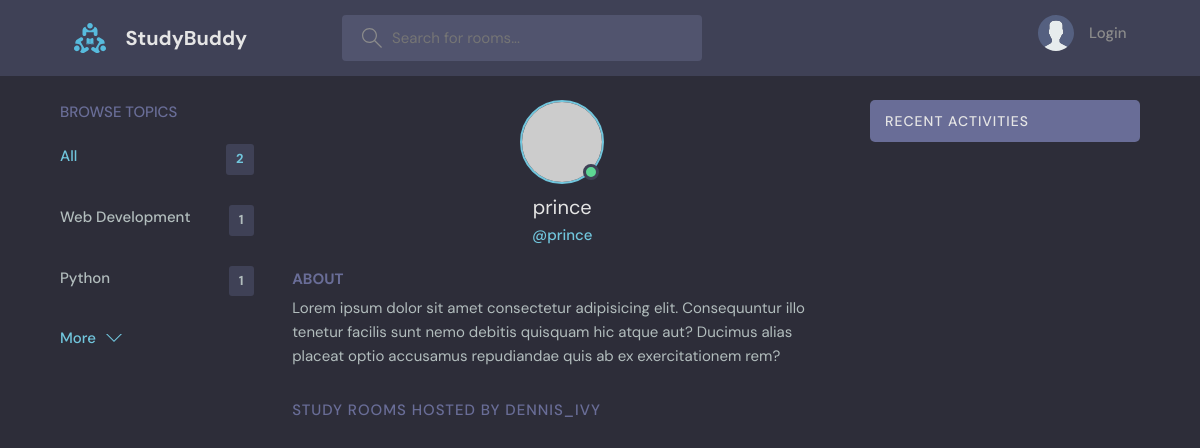
Before: /profile/3/ with the older database file.
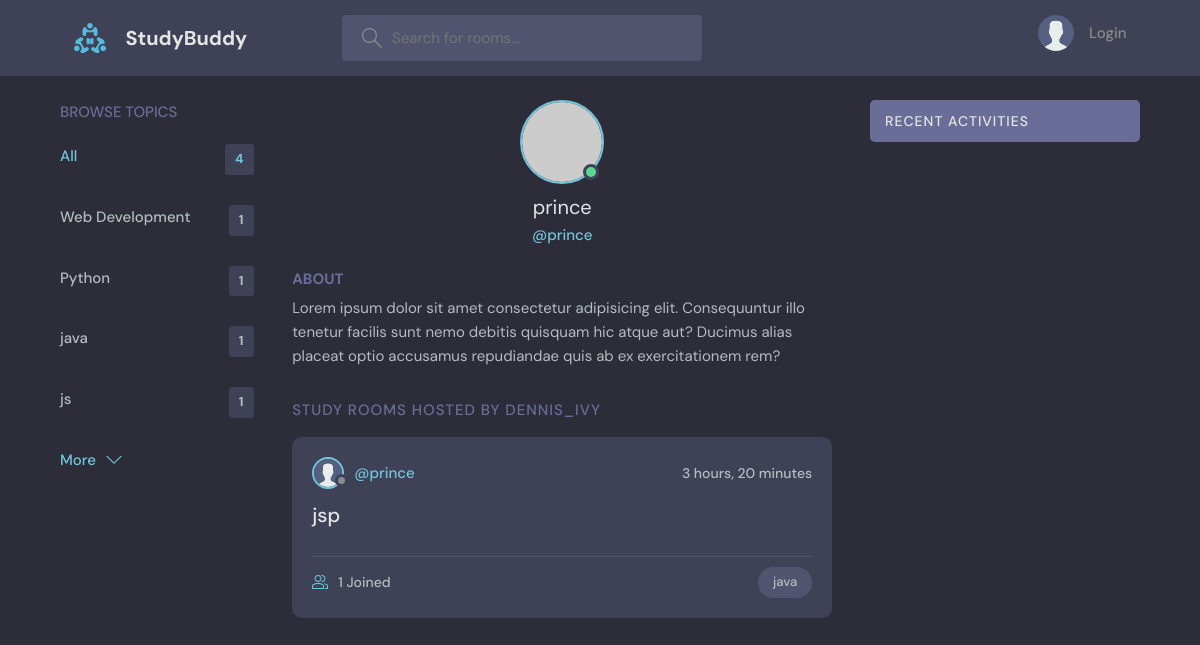
After: the same page with the newer database file.
### base/models.py (models this page shows, shortened)
class Topic(models.Model):
    name = models.CharField(max_length=200)

class User(AbstractUser):
    name = models.CharField(max_length=200, null=True)
    email = models.EmailField(unique = True, null=True)
    bio = models.TextField(null=True)
    avatar = models.ImageField(null= True, default="avatar.svg")
    REQUIRED_FIELDS = []

class Room(models.Model):
    host =models.ForeignKey(User, on_delete=models.SET_NULL, null=True)
    topic =models.ForeignKey(Topic, on_delete=models.SET_NULL, null=True)
    name = models.CharField(max_length=200)
    description = models.TextField(null=True, blank=True)
    participants =models.ManyToManyField(User, related_name='participants', blank=True)
    updated = models.DateTimeField(auto_now=True)
    created = models.DateTimeField(auto_now_add=True)
    class Meta:
        ordering = ['-updated', '-created'] #newest item is shown first

### base/views.py (the view)
# urls.py: path('profile/<str:pk>/', views.userProfile, name= "user-profile"),
def userProfile(request,pk):
    user = User.objects.get(id=pk)
    rooms = user.room_set.all() #room is model name room._set.all() get all children of rooms
    room_messages = user.message_set.all()
    topics = Topic.objects.all()
    context = {'user': user, 'rooms': rooms, 'room_messages':room_messages, 'topics':topics}
    return render(request, 'base/profile.html', context)

### base/templates/base/profile.html (shortened to what this page needs)
{% extends 'main.html' %}
{% block content %}
  <main class="profile-page layout layout--3">
    <div class="container">
      <div>
        {% include 'base/topics_components.html' %}
      </div>
      <div class="roomList">
        <div class="profile">
          <div class="profile__avatar">
            <div class="avatar avatar--large active">
              <img src="https://randomuser.me/api/portraits/men/11.jpg" />
            </div>
          </div>
          <div class="profile__info">
            <h3>{{user.username}}</h3>
            <p>@{{user.username}}</p>
          </div>
          <div class="profile__about">
            <h3>About</h3>
            <p>
              Lorem ipsum dolor sit amet consectetur adipisicing elit. Consequuntur illo tenetur
              facilis sunt nemo debitis quisquam hic atque aut? Ducimus alias placeat optio
              accusamus repudiandae quis ab ex exercitationem rem?
            </p>
          </div>
        </div>
        <div class="roomList__header">
          <div>
            <h2>Study Rooms Hosted by dennis_ivy</a>
            </h2>
          </div>
        </div>
        {% include 'base/feed_components.html' %}
      </div>
        {% include 'base/activity_components.html' %}
    </div>
  </main>
{% endblock content %}

### templates/main.html (shortened to what this page needs)
<!DOCTYPE html>
{% load static %}
<html lang="en">
  <head>
    <link rel="stylesheet" href="{% static 'styles/style.css' %}" />
  </head>
  <body>
    {% include 'navbar.html' %}
    {% block content %}
    {% endblock %}
  </body>
</html>

### templates/navbar.html (shortened to what this page needs)
{% load static %}
<header class="header header--loggedIn">
    <div class="container">
      <a href="{% url 'home' %}" class="header__logo">
        <img src="{% static 'images/logo.svg' %}" />
        <h1>StudyBuddy</h1>
      </a>
      <form class="header__search" method="GET" action="{% url 'home' %}">
        <label>
          <input type="text" name="q" placeholder="Search for rooms..." />
        </label>
      </form>
      <nav class="header__menu">
       {% if request.user.is_authenticated %}
            <div class="header__user">
                <a href="{% url 'update-user' %}">
                    <div class="avatar avatar--medium active">
                    <img src="{{request.user.avatar.url}}" />
                    </div>
                    <p>{{ request.user.username }}<span>@{{ request.user.username}}</span></p>
                </a>
                <button class="dropdown-button">
                    <svg version="1.1" xmlns="http://www.w3.org/2000/svg" width="32" height="32" viewBox="0 0 32 32">
                    <title>chevron-down</title>
                    <path d="M16 21l-13-13h-3l16 16 16-16h-3l-13 13z"></path>
                    </svg>
                </button>
            </div>
        {% else %}
        <a href="{% url 'login' %}">
          <img src="{% static 'images/avatar.svg' %}" />
          <p>Login</p>
        </a>
        {% endif %}
      </nav>
    </div>
  </header>

### base/templates/base/topics_components.html
<div class="topics">
    <div class="topics__header">
        <h2>Browse Topics</h2>
    </div>
            <ul class="topics__list">
              <li>
                <a href="{% url 'home' %}" class="active">All <span>{{topics.count}}</span></a>
              </li>
              <li>
                {% for topic in topics %}
                    <a href="{% url 'home' %}?q={{topic.name}}">{{topic.name}} <span>{{topic.room_set.all.count}}</span> </a>
                {%endfor%}
                </li>
            </ul>
            <a class="btn btn--link" href="{% url 'topics' %}">
              More
              <svg version="1.1" xmlns="http://www.w3.org/2000/svg" width="32" height="32" viewBox="0 0 32 32">
                <title>chevron-down</title>
                <path d="M16 21l-13-13h-3l16 16 16-16h-3l-13 13z"></path>
              </svg>
            </a>
</div>

### base/templates/base/feed_components.html (shortened to what this page needs)
{% for room in rooms %}
<div class="roomListRoom">
    <div class="roomListRoom__header">
      <a href=" {% url 'login' %}" class="roomListRoom__author">
        <div class="avatar avatar--small">
          <img src="{{room.host.avatar.url}}" />
        </div>
        <span>@{{room.host.username}}</span>
      </a>
      <div class="roomListRoom__actions">
        <span>{{ room.created|timesince }}</span>
      </div>
    </div>
    <div class="roomListRoom__content">
      <a href="{% url 'rooms' room.id %}">{{room.name}}</a>
    </div>
    <div class="roomListRoom__meta">
      <a href="{% url 'rooms' room.id %}" class="roomListRoom__joined">
        {{room.participants.all.count}} Joined
      </a>
      <p class="roomListRoom__topic">{{room.topic.name}}</p>
    </div>
</div>
{% endfor%}

### base/templates/base/activity_components.html (shortened to what this page needs)
<div class="activities">
    <div class="activities__header">
      <h2>Recent Activities</h2>
    </div>
</div>

Changed rows visible on the page:
added Topic: name "java", room_set.all.count "1"
added Topic: name "js", room_set.all.count "1"
added Room: host.avatar (placeholder picture), host.username "prince", created "3 hours, 20 minutes", name "jsp", participants.all.count "1", topic.name "java"
Other visible differences:
{{ topics.count }}: "2" → "4"
